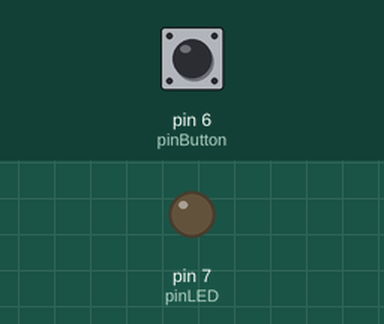
Simulated run of this sketch. Board: Arduino Uno, built with avr-gcc and run on an emulated ATmega328P. Parts: output pins drawn as LEDs (lit = HIGH). The test bench sets the inputs (shaded band); at power-on: pin 6 (pinButton) HIGH.

Above: at 1.2 s.
1.3 s: pin 6 (pinButton) pulled LOW for 0.15 s
At 2.3 s:
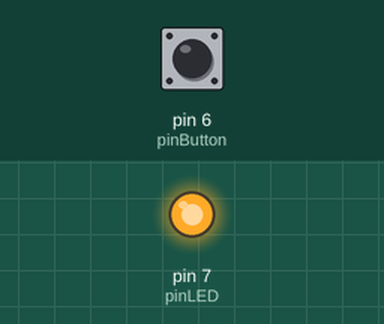
2.9 s: pin 6 (pinButton) pulled LOW for 1 s
At 4.7 s:
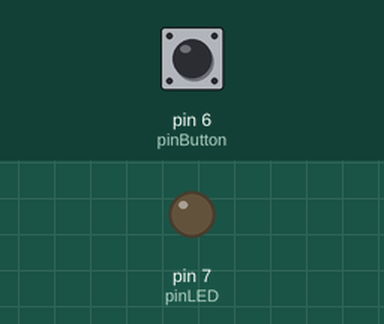
5.4 s: pin 6 (pinButton) pulled LOW for 3.2 s
At 9.5 s:
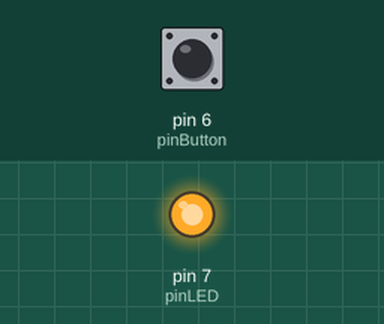
Timing chart, 0 to 11.0 s (numbered marks = the images above; inputs shaded):
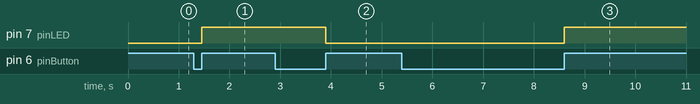

The sketch:

Exercise3.ino
```cpp
const uint8_t pinButton = 6;
const uint8_t pinLED = 7;


bool ON = false;
bool buttonDown = false;
bool pressed = false;

void setup() {
  Serial.begin(115200);
  pinMode(pinButton, INPUT_PULLUP);
  pinMode(pinLED, OUTPUT);
}

void loop() {
  // put your main code here, to run repeatedly:


  if (!digitalRead(pinButton)) {
    pressed = true;
  }

  if (pressed && digitalRead(pinButton)) {
    if (ON) {
      ON = false;
      digitalWrite(pinLED, LOW);
    } else {
      ON = true;
      digitalWrite(pinLED, HIGH);
    }
    pressed = false;
    delay(5);  // To prevent button rebounce
  }


}
```

Measured:
- after the input at 1.3 s, pin 7 (pinLED): LOW → HIGH after 0.15 s
- after the input at 2.9 s, pin 7 (pinLED): HIGH → LOW after 1.0 s
- after the input at 5.4 s, pin 7 (pinLED): LOW → HIGH after 3.2 s
